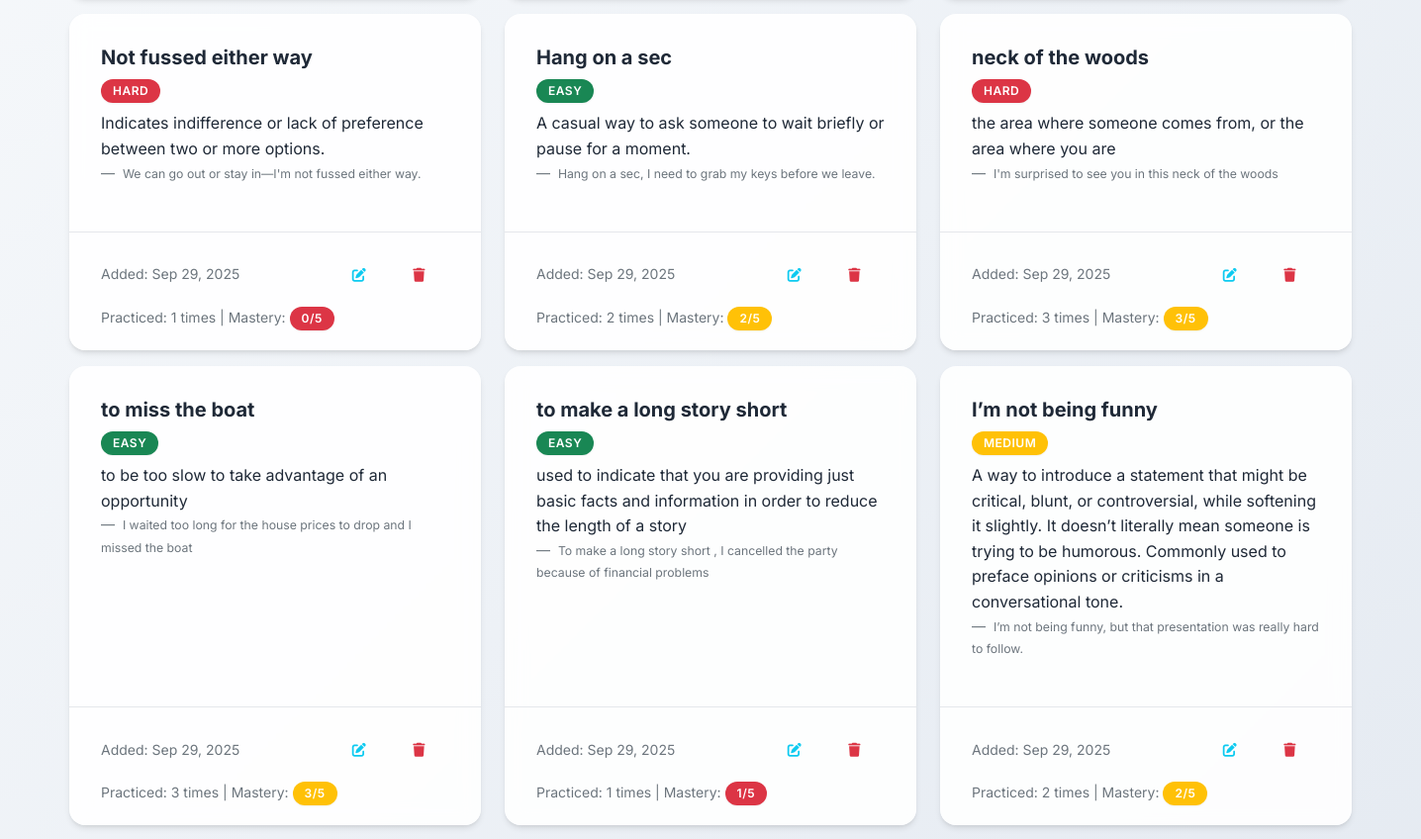
/idioms?page=5 (middle part), run on an earlier commit of the app's database.
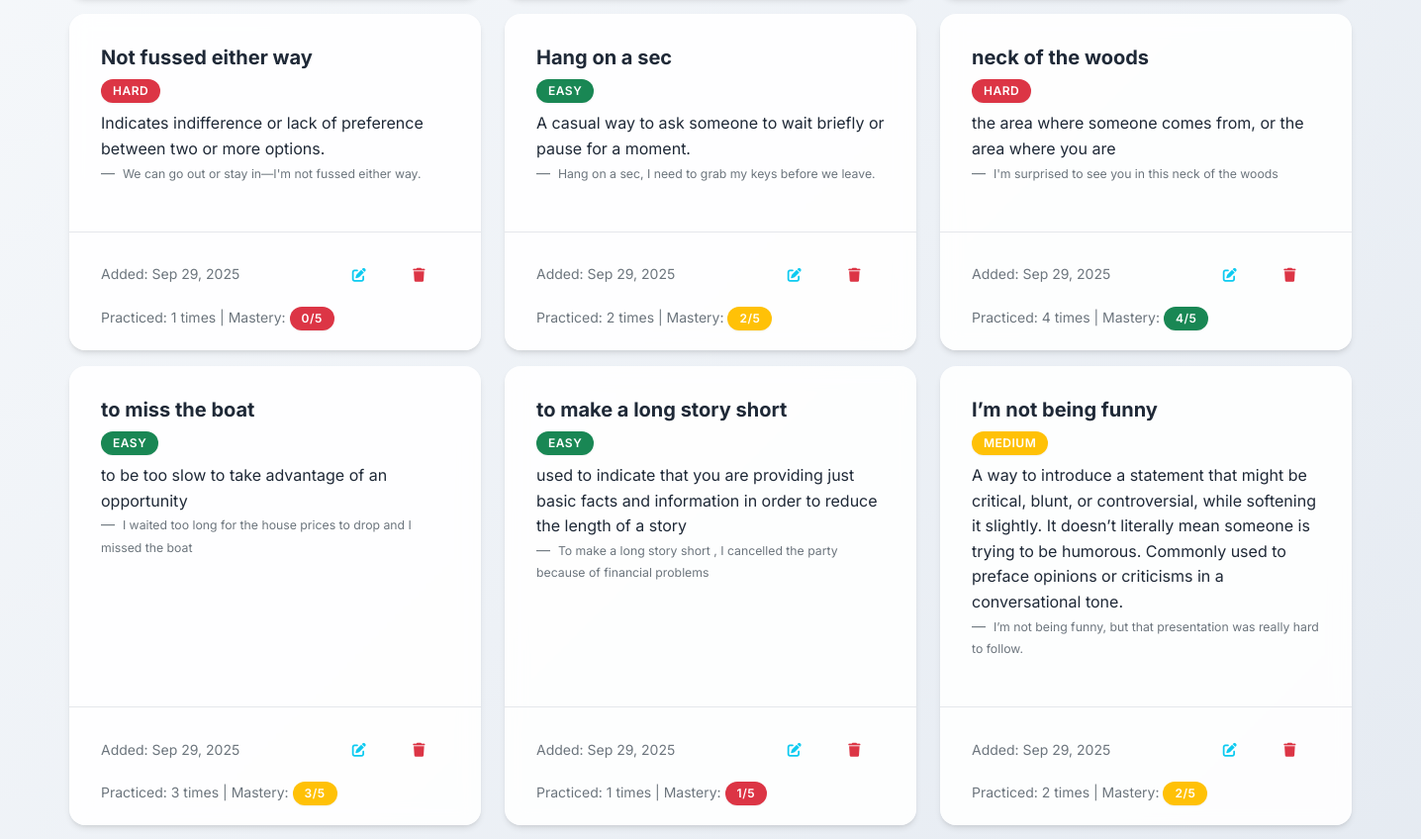
And on a later commit of the database.
### app.py (models this page shows, shortened)
class Idiom(db.Model):
    __tablename__ = 'idioms'
    id = db.Column(db.Integer, primary_key=True)
    idiom = db.Column(db.String(200), nullable=False)
    meaning = db.Column(db.Text, nullable=False)
    example_sentence = db.Column(db.Text)
    origin = db.Column(db.Text)
    difficulty_level = db.Column(db.String(20), default='medium')
    date_added = db.Column(db.DateTime, default=datetime.utcnow)
    times_practiced = db.Column(db.Integer, default=0)
    last_practiced = db.Column(db.DateTime)
    mastery_level = db.Column(db.Integer, default=0)

### app.py (the view)
@app.route('/idioms')
def idioms_list():
    page = request.args.get('page', 1, type=int)
    idioms = Idiom.query.order_by(Idiom.date_added.desc()).paginate(
        page=page, per_page=10, error_out=False)
    return render_template('idioms_list.html', idioms=idioms)

### templates/idioms_list.html (shortened to what this page needs)
{% extends "base.html" %}
{% block content %}
{% if idioms.items %}
    <div class="row">
        {% for idiom in idioms.items %}
            <div class="col-md-6 col-lg-4 mb-3">
                <div class="card h-100">
                    <div class="card-body">
                        <h5 class="card-title">{{ idiom.idiom }}</h5>
                        <span class="badge bg-{% if idiom.difficulty_level == 'easy' %}success{% elif idiom.difficulty_level == 'hard' %}danger{% else %}warning{% endif %} mb-2">
                            {{ idiom.difficulty_level.title() }}
                        </span>
                        <p class="card-text">{{ idiom.meaning }}</p>
                        {% if idiom.example_sentence %}
                            <blockquote class="blockquote-footer">
                                <small>{{ idiom.example_sentence }}</small>
                            </blockquote>
                        {% endif %}
                    </div>
                    <div class="card-footer bg-transparent">
                        <div class="d-flex justify-content-between align-items-center">
                            <small class="text-muted">
                                Added: {{ idiom.date_added.strftime('%b %d, %Y') }}
                            </small>
                            <div class="btn-group" role="group">
                                <a href="{{ url_for('edit_idiom', id=idiom.id) }}" class="btn btn-sm btn-outline-info">
                                    <i class="fas fa-edit"></i>
                                </a>
                                <button type="button" class="btn btn-sm btn-outline-danger" onclick="confirmDelete('{{ idiom.idiom }}', '{{ url_for('delete_idiom', id=idiom.id) }}')">
                                    <i class="fas fa-trash"></i>
                                </button>
                            </div>
                        </div>
                        {% if idiom.times_practiced > 0 %}
                            <div class="mt-2">
                                <small class="text-muted">
                                    Practiced: {{ idiom.times_practiced }} times
                                    | Mastery:
                                    <span class="badge bg-{% if idiom.mastery_level >= 4 %}success{% elif idiom.mastery_level >= 2 %}warning{% else %}danger{% endif %}">
                                        {{ idiom.mastery_level }}/5
                                    </span>
                                </small>
                            </div>
                        {% endif %}
                    </div>
                </div>
            </div>
        {% endfor %}
    </div>
{% endif %}
{% endblock %}

What changed in the data, as far as the page shows it:
changed Idiom "neck of the woods": times_practiced "3" → "4"; mastery_level "3" → "4"
